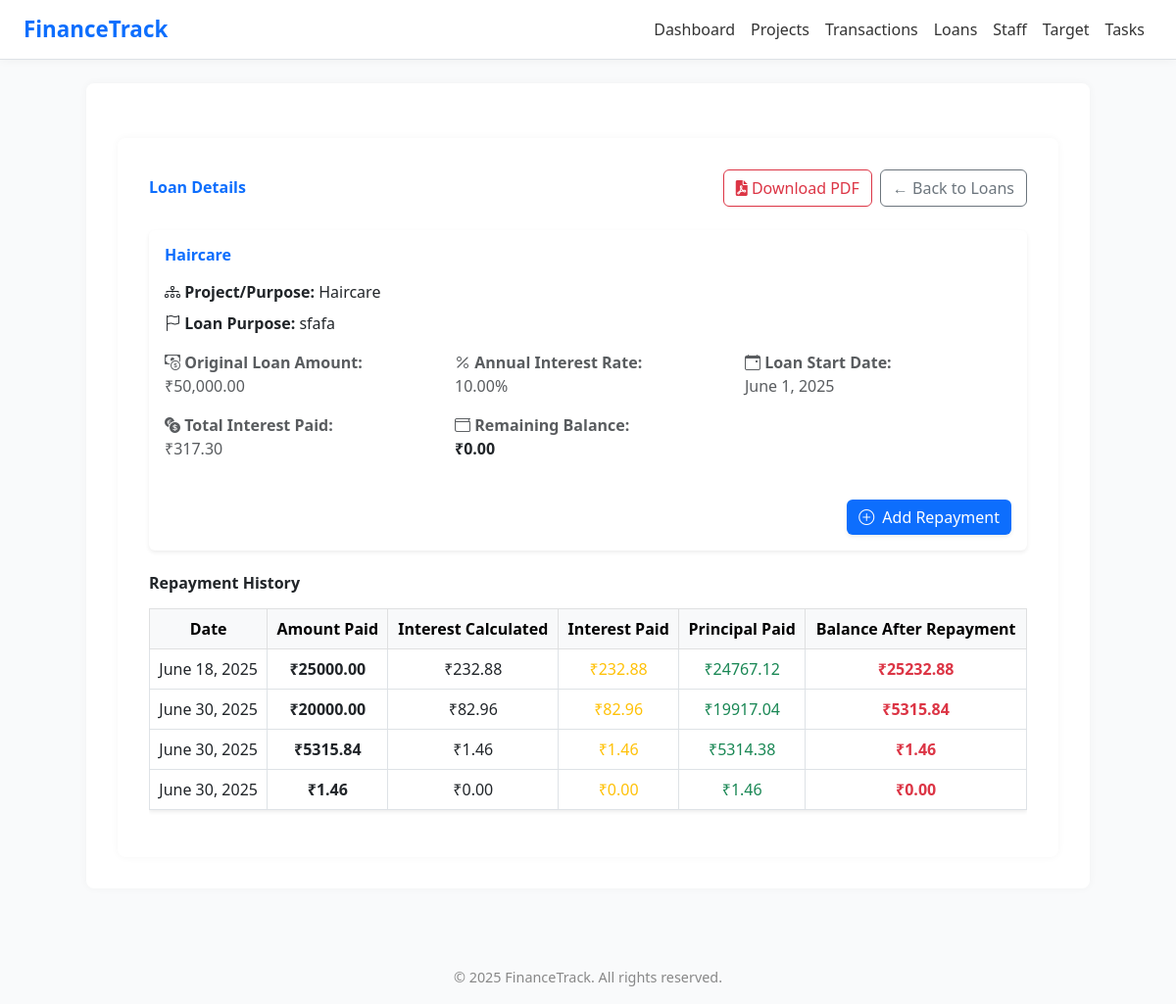
Page /loans/14/ on the committed database.
### app1/models.py (models this page shows, shortened)
class Loan(models.Model):
    project = models.ForeignKey(Project, on_delete=models.CASCADE)
    loan_id = models.CharField(max_length=50,unique=True)
    amount = models.DecimalField(max_digits=10, decimal_places=2)
    interest_rate = models.DecimalField(max_digits=5, decimal_places=2, help_text='annual Interest in %')
    loan_purpose = models.CharField(max_length=100)
    start_date = models.DateField()
    created_at = models.DateTimeField(auto_now_add=True)
    updated_at = models.DateTimeField(auto_now=True)
    class Meta:
        verbose_name = 'Loan'
        verbose_name_plural = 'Loans'
        ordering = ['-start_date']

class Project(models.Model):
    code = models.CharField(max_length=20)
    name = models.CharField(max_length=100)
    location = models.CharField(max_length=100)
    total_budget = models.DecimalField(max_digits=12, decimal_places=2)
    start_date = models.DateField()
    end_date = models.DateField()
    notes = models.TextField(blank=True, null=True)
    def __str__(self):
        return self.name

class Repayment(models.Model):
    loan = models.ForeignKey('Loan', on_delete=models.CASCADE, related_name='repayments')
    date = models.DateField()
    amount_paid = models.DecimalField(max_digits=10, decimal_places=2)
    interest_calculated = models.DecimalField(max_digits=10, decimal_places=2, default=Decimal('0.00'))
    interest_paid = models.DecimalField(max_digits=10, decimal_places=2)
    principal_paid = models.DecimalField(max_digits=10, decimal_places=2)
    balance_after_repayment = models.DecimalField(max_digits=10, decimal_places=2)
    photo_proof = models.ImageField(upload_to='repayment_proofs/', null=True, blank=True)

### app1/views.py (the view, shortened to what this page needs)
# urls.py: path('loans/<int:loan_id>/', views.loan_detail, name='loan_detail'),
def loan_detail(request, loan_id):
    loan = get_object_or_404(Loan, pk=loan_id)
    repayments = loan.repayments.all().order_by('date')
    repayment_form = RepaymentForm()
    repayments_data = []
    remaining_balance = loan.amount
    for repayment in repayments:
        remaining_balance -= repayment.principal_paid or Decimal('0.00')
        repayments_data.append({
            'repayment': repayment,
            'balance_after': remaining_balance
        })
    interest_paid = Decimal('0.00')
    principal_paid = Decimal('0.00')
    total_interest_paid = repayments.aggregate(total=Sum('interest_paid'))['total'] or Decimal('0.00')
    total_principal_paid = repayments.aggregate(total=Sum('principal_paid'))['total'] or Decimal('0.00')
    remaining_balance = loan.amount - total_principal_paid
    return render(request, 'loan_detail.html', {
        'loan': loan,
        'repayments': repayments_data,
        'repayment_form': repayment_form,
        'total_interest_paid': total_interest_paid,
        'total_principal_paid': total_principal_paid,
        'remaining_balance': remaining_balance,
        'interest_paid': interest_paid,
        'principal_paid': principal_paid,
    })

### templates/loan_detail.html (shortened to what this page needs)
{% extends 'base.html' %}
{% load humanize %}
{% block content %}
<div class="container mt-4 fade-in">
  <div class="d-flex justify-content-between align-items-center mb-4">
    <h3 class="fw-bold text-primary">Loan Details</h3>
    <div class="d-flex gap-2">
      <a href="{% url 'loan_pdf' loan.id %}" class="btn btn-outline-danger">
        <i class="fas fa-file-pdf"></i> Download PDF
      </a>
      <a href="{% url 'loan_list' %}" class="btn btn-outline-secondary">
        ← Back to Loans
      </a>
    </div>
  </div>
  <div class="card shadow-sm border-0 mb-4">
    <div class="card-body">
      <h5 class="text-primary fw-semibold mb-3">{{ loan.project.name }}</h5>
      <p class="mb-2"><i class="bi bi-diagram-3"></i> <strong>Project/Purpose:</strong> {{ loan.project }}</p>
      <p class="mb-3"><i class="bi bi-flag"></i> <strong>Loan Purpose:</strong> {{ loan.loan_purpose }}</p>
      <div class="row text-muted">
        <div class="col-md-4 mb-3">
          <i class="bi bi-cash-coin"></i> <strong>Original Loan Amount:</strong><br>
          ₹{{ loan.amount|intcomma }}
        </div>
        <div class="col-md-4 mb-3">
          <i class="bi bi-percent"></i> <strong>Annual Interest Rate:</strong><br>
          {{ loan.interest_rate }}%
        </div>
        <div class="col-md-4 mb-3">
          <i class="bi bi-calendar-event"></i> <strong>Loan Start Date:</strong><br>
          {{ loan.start_date }}
        </div>
        <div class="col-md-4 mb-3">
          <i class="bi bi-currency-exchange"></i> <strong>Total Interest Paid:</strong><br>
          ₹{{ total_interest_paid|floatformat:2 }}
        </div>
        <div class="col-md-4 mb-3">
          <i class="bi bi-wallet"></i> <strong>Remaining Balance:</strong><br>
          <strong class="text-dark">₹{{ remaining_balance|floatformat:2 }}</strong>
        </div>
      </div>
      <div class="text-end mt-4">
        <button class="btn btn-primary shadow-sm" data-bs-toggle="modal" data-bs-target="#addRepaymentModal">
          <i class="bi bi-plus-circle me-1"></i> Add Repayment
        </button>
      </div>
    </div>
  </div>
  <div class="fade-in">
    <h5 class="fw-bold mb-3">Repayment History</h5>
    <div class="table-responsive">
      <table class="table table-bordered table-hover align-middle bg-white shadow-sm">
        <thead class="table-light">
          <tr class="text-center">
            <th>Date</th>
            <th>Amount Paid</th>
            <th>Interest Calculated</th>
            <th>Interest Paid</th>
            <th>Principal Paid</th>
            <th>Balance After Repayment</th>
          </tr>
        </thead>
        <tbody>
          {% for row in repayments %}
          <tr class="text-center">
            <td>{{ row.repayment.date }}</td>
            <td><strong>₹{{ row.repayment.amount_paid|floatformat:2 }}</strong></td>
            <td>₹{{ row.repayment.interest_calculated|floatformat:2 }}</td>
            <td class="text-warning">₹{{ row.repayment.interest_paid|floatformat:2 }}</td>
            <td class="text-success">₹{{ row.repayment.principal_paid|floatformat:2 }}</td>
            <td class="text-danger fw-bold">₹{{ row.balance_after|floatformat:2 }}</td>
          </tr>
          {% empty %}
          <tr>
            <td colspan="6" class="text-center text-muted">No repayments made yet.</td>
          </tr>
          {% endfor %}
        </tbody>
      </table>
    </div>
  </div>
</div>
{% endblock %}

### templates/base.html (style rules this page uses)
body { background-color: #f9fafb; font-family: 'Segoe UI', sans-serif; }
.container { background: white; padding: 2rem; border-radius: 0.5rem; box-shadow: 0 0 8px rgba(0,0,0,0.04); }
.btn-primary { background-color: #0d6efd; border: none; }

### templates/loan_detail.html (style rules this page uses)
.fade-in { animation: fadeIn 0.6s ease-in-out; }

### rows in the picture
Loan: project.name "Haircare", project "Haircare", loan_purpose "sfafa", amount "50,000.00", interest_rate "10.00", start_date "June 1, 2025"
Repayment: repayment "June 18, 2025", repayment.amount_paid "25000.00", repayment.interest_calculated "232.88", repayment.interest_paid "232.88", repayment.principal_paid "24767.12", balance_after "25232.88"
Repayment: repayment "June 30, 2025", repayment.amount_paid "20000.00", repayment.interest_calculated "82.96", repayment.interest_paid "82.96", repayment.principal_paid "19917.04", balance_after "5315.84"
Repayment: repayment "June 30, 2025", repayment.amount_paid "5315.84", repayment.interest_calculated "1.46", repayment.interest_paid "1.46", repayment.principal_paid "5314.38", balance_after "1.46"
Repayment: repayment "June 30, 2025", repayment.amount_paid "1.46", repayment.interest_calculated "0.00", repayment.interest_paid "0.00", repayment.principal_paid "1.46", balance_after "0.00"

### other values in the picture
{{ total_interest_paid|floatformat:2 }} "317.30"
{{ remaining_balance|floatformat:2 }} "0.00"
{{ year|default:"2025" }} "2025"
